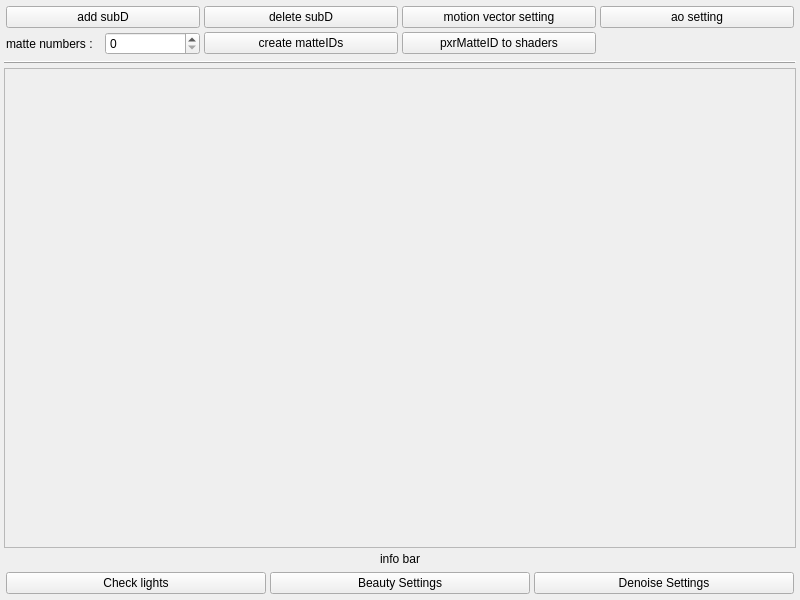
<?xml version="1.0" encoding="UTF-8"?>
<ui version="4.0">
 <class>main_widget</class>
 <widget class="QWidget" name="main_widget">
  <property name="geometry">
   <rect>
    <x>0</x>
    <y>0</y>
    <width>800</width>
    <height>600</height>
   </rect>
  </property>
  <property name="windowTitle">
   <string>Form</string>
  </property>
  <layout class="QVBoxLayout" name="main_layout">
   <property name="spacing">
    <number>4</number>
   </property>
   <property name="margin">
    <number>4</number>
   </property>
   <item>
    <layout class="QGridLayout" name="tools_layout">
     <property name="margin">
      <number>2</number>
     </property>
     <property name="spacing">
      <number>4</number>
     </property>
     <item row="1" column="1">
      <widget class="QPushButton" name="creatMatteID_PB">
       <property name="text">
        <string>create matteIDs</string>
       </property>
      </widget>
     </item>
     <item row="0" column="3">
      <widget class="QPushButton" name="aoSettings_PB">
       <property name="text">
        <string>ao setting</string>
       </property>
      </widget>
     </item>
     <item row="0" column="2">
      <widget class="QPushButton" name="motionVectorSetting_PB">
       <property name="text">
        <string>motion vector setting</string>
       </property>
      </widget>
     </item>
     <item row="1" column="2">
      <widget class="QPushButton" name="pxrMatteID_toShaders_PB">
       <property name="text">
        <string>pxrMatteID to shaders</string>
       </property>
      </widget>
     </item>
     <item row="1" column="0">
      <layout class="QHBoxLayout" name="matteNum_layout">
       <item>
        <widget class="QLabel" name="matteNum_label">
         <property name="text">
          <string>matte numbers :</string>
         </property>
        </widget>
       </item>
       <item>
        <widget class="QSpinBox" name="matteNum_SB">
         <property name="maximum">
          <number>7</number>
         </property>
        </widget>
       </item>
      </layout>
     </item>
     <item row="0" column="0">
      <widget class="QPushButton" name="addSubD_PB">
       <property name="text">
        <string>add subD</string>
       </property>
      </widget>
     </item>
     <item row="0" column="1">
      <widget class="QPushButton" name="deleteSubD_PB">
       <property name="text">
        <string>delete subD</string>
       </property>
      </widget>
     </item>
    </layout>
   </item>
   <item>
    <widget class="QFrame" name="frame">
     <property name="frameShape">
      <enum>QFrame::HLine</enum>
     </property>
     <property name="frameShadow">
      <enum>QFrame::Raised</enum>
     </property>
    </widget>
   </item>
   <item>
    <widget class="QScrollArea" name="lightCheck_scrollArea">
     <property name="widgetResizable">
      <bool>true</bool>
     </property>
     <property name="alignment">
      <set>Qt::AlignLeading|Qt::AlignLeft|Qt::AlignTop</set>
     </property>
     <widget class="QWidget" name="lightCheck_widget">
      <property name="geometry">
       <rect>
        <x>0</x>
        <y>0</y>
        <width>790</width>
        <height>478</height>
       </rect>
      </property>
      <layout class="QVBoxLayout" name="lightCheck_layout">
       <property name="spacing">
        <number>4</number>
       </property>
       <property name="sizeConstraint">
        <enum>QLayout::SetDefaultConstraint</enum>
       </property>
       <property name="margin">
        <number>2</number>
       </property>
      </layout>
     </widget>
    </widget>
   </item>
   <item>
    <widget class="QLabel" name="infoBar_label">
     <property name="text">
      <string>info bar</string>
     </property>
     <property name="alignment">
      <set>Qt::AlignCenter</set>
     </property>
    </widget>
   </item>
   <item>
    <layout class="QHBoxLayout" name="lightSetting_layout">
     <property name="spacing">
      <number>4</number>
     </property>
     <property name="margin">
      <number>2</number>
     </property>
     <item>
      <widget class="QPushButton" name="checkLights_PB">
       <property name="text">
        <string>Check lights</string>
       </property>
      </widget>
     </item>
     <item>
      <widget class="QPushButton" name="beautySettings_PB">
       <property name="text">
        <string>Beauty Settings</string>
       </property>
      </widget>
     </item>
     <item>
      <widget class="QPushButton" name="denoiseSettings_PB">
       <property name="text">
        <string>Denoise Settings</string>
       </property>
      </widget>
     </item>
    </layout>
   </item>
  </layout>
 </widget>
 <resources/>
 <connections/>
</ui>
